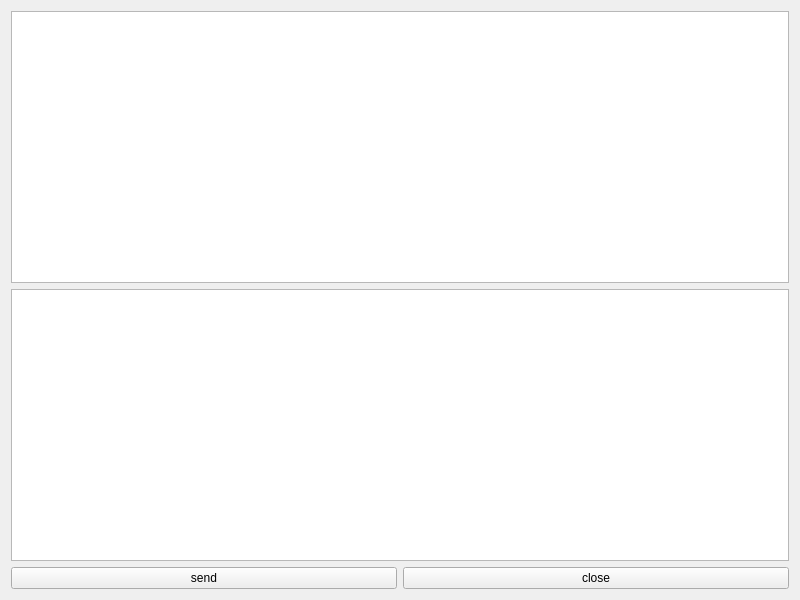
<?xml version="1.0" encoding="UTF-8"?>
<ui version="4.0">
 <class>serverwidget</class>
 <widget class="QWidget" name="serverwidget">
  <property name="geometry">
   <rect>
    <x>0</x>
    <y>0</y>
    <width>800</width>
    <height>600</height>
   </rect>
  </property>
  <property name="windowTitle">
   <string>serverwidget</string>
  </property>
  <layout class="QVBoxLayout" name="verticalLayout">
   <item>
    <widget class="QTextEdit" name="textEditRead"/>
   </item>
   <item>
    <widget class="QTextEdit" name="textEditWrite"/>
   </item>
   <item>
    <layout class="QHBoxLayout" name="horizontalLayout">
     <item>
      <widget class="QPushButton" name="buttonsend">
       <property name="text">
        <string>send</string>
       </property>
      </widget>
     </item>
     <item>
      <widget class="QPushButton" name="buttonclose">
       <property name="text">
        <string>close</string>
       </property>
      </widget>
     </item>
    </layout>
   </item>
  </layout>
 </widget>
 <resources/>
 <connections/>
</ui>
